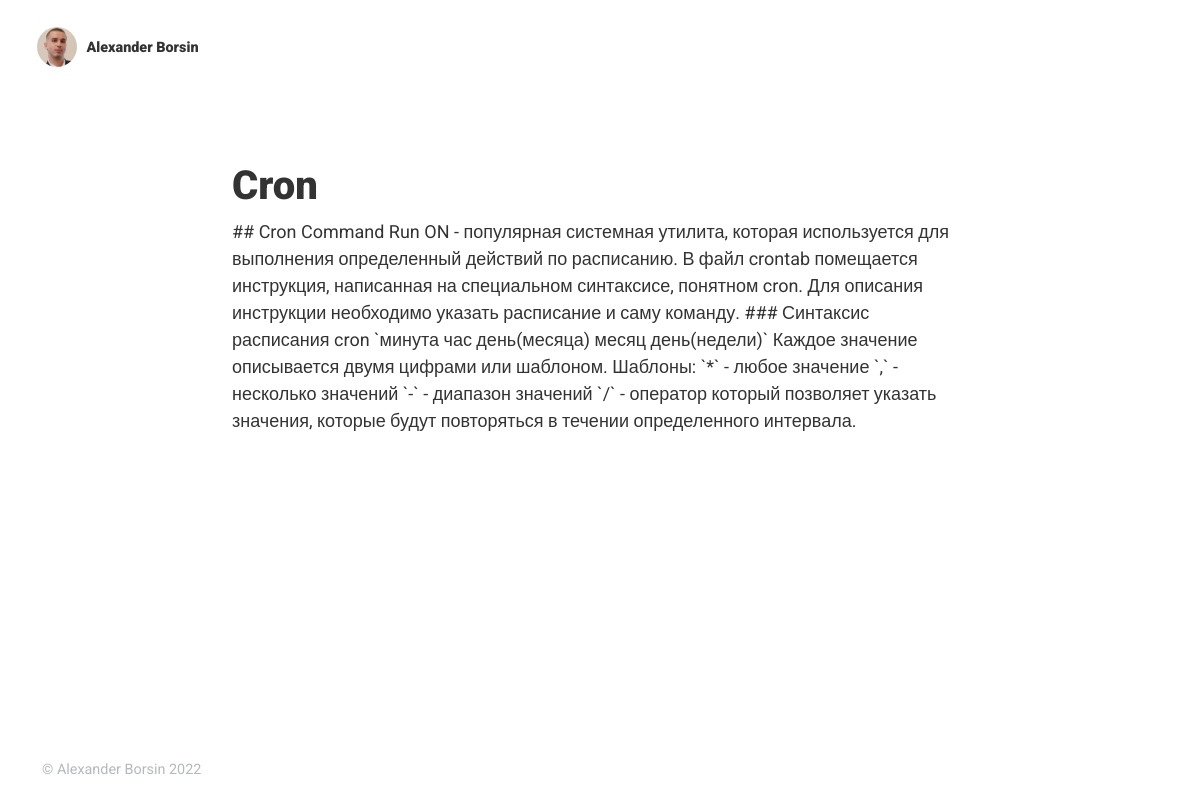
The page /blog/cron on the database as committed earlier.
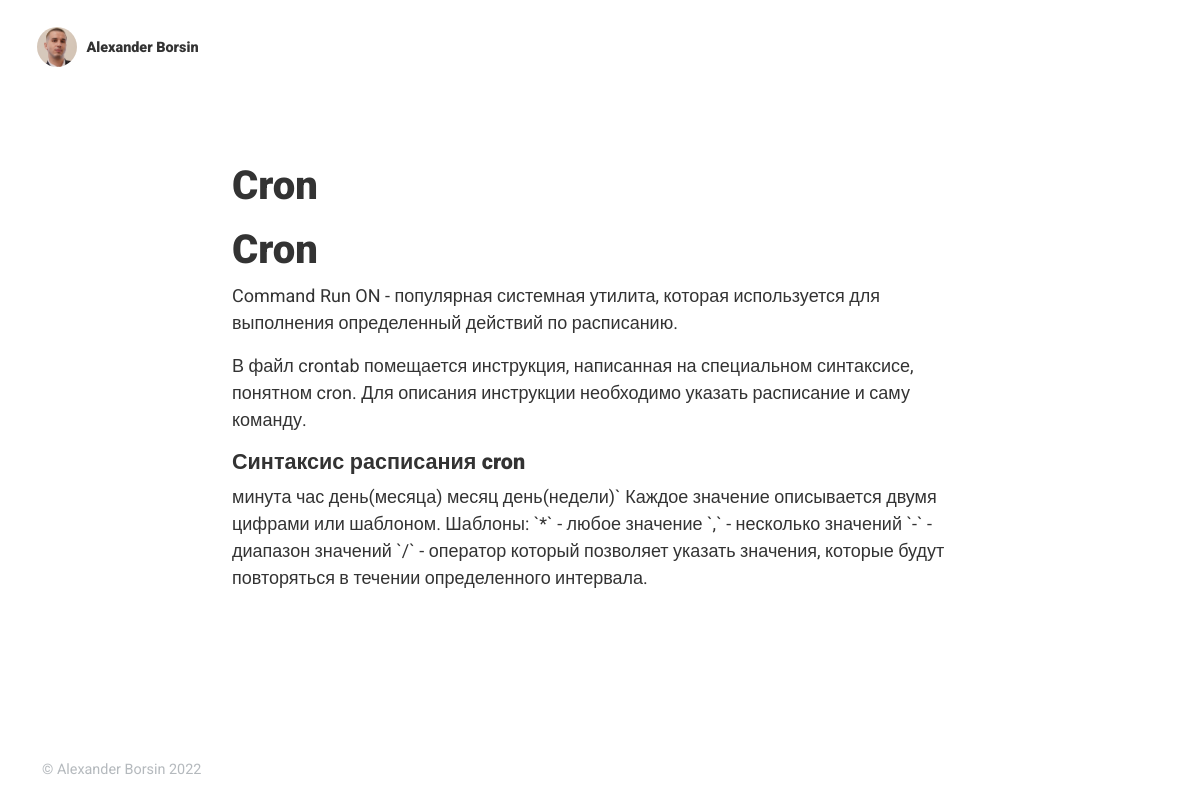
The same page on the database as committed later.
### blog/models.py (models this page shows, shortened)
class Article(models.Model):
    title = models.CharField(max_length=255)
    summary = models.CharField(max_length=255)
    full_text = models.TextField()
    category = models.CharField(max_length=255)
    pubdate = models.DateTimeField()
    slug = models.CharField(max_length=255, unique=True)

### blog/views.py (the view)
# urls.py: path('blog/<slug:slug>', views.article_page, name='article_page'),
def article_page(request, slug):
    article = Article.objects.get(slug=slug)
    context = {'article': article}
    return render(request, 'article_page.html', context)

### blog/templates/article_page.html (shortened to what this page needs)
{% extends 'base.html' %}
{% load static %}
{% block content %}
    <div class="row justify-content-center">
    <div class="col-md-12 col-lg-8">
        <div class="article-list">
                <div class="article">
                <h1 class="article-title">{{article.title}}</h1>
                <p class="article-text">{{article.full_text | safe }}</p>
            </div>
        </div>
    </div>
    </div>
{% endblock %}

Rows that differ between the two databases and show on the page:
changed Article "Cron": full_text "## Cron Command Run ON - популярная системная утилита, которая используется для выполнения определенный действий по расписанию. В файл crontab помещается инструкция, написанная на специальном синтаксисе, понятном cron. Для описания инструкции необходимо указать расписание и саму команду. ### Синтаксис расписания cron `минута час день(месяца) месяц день(недели)`…" → "Cron Command Run ON - популярная системная утилита, которая используется для выполнения определенный действий по расписанию. В файл crontab помещается инструкция, написанная на специальном синтаксисе, понятном cron. Для описания инструкции необходимо указать расписание и саму команду. Синтаксис расписания cron минута час день(месяца) месяц день(недели)`…"
